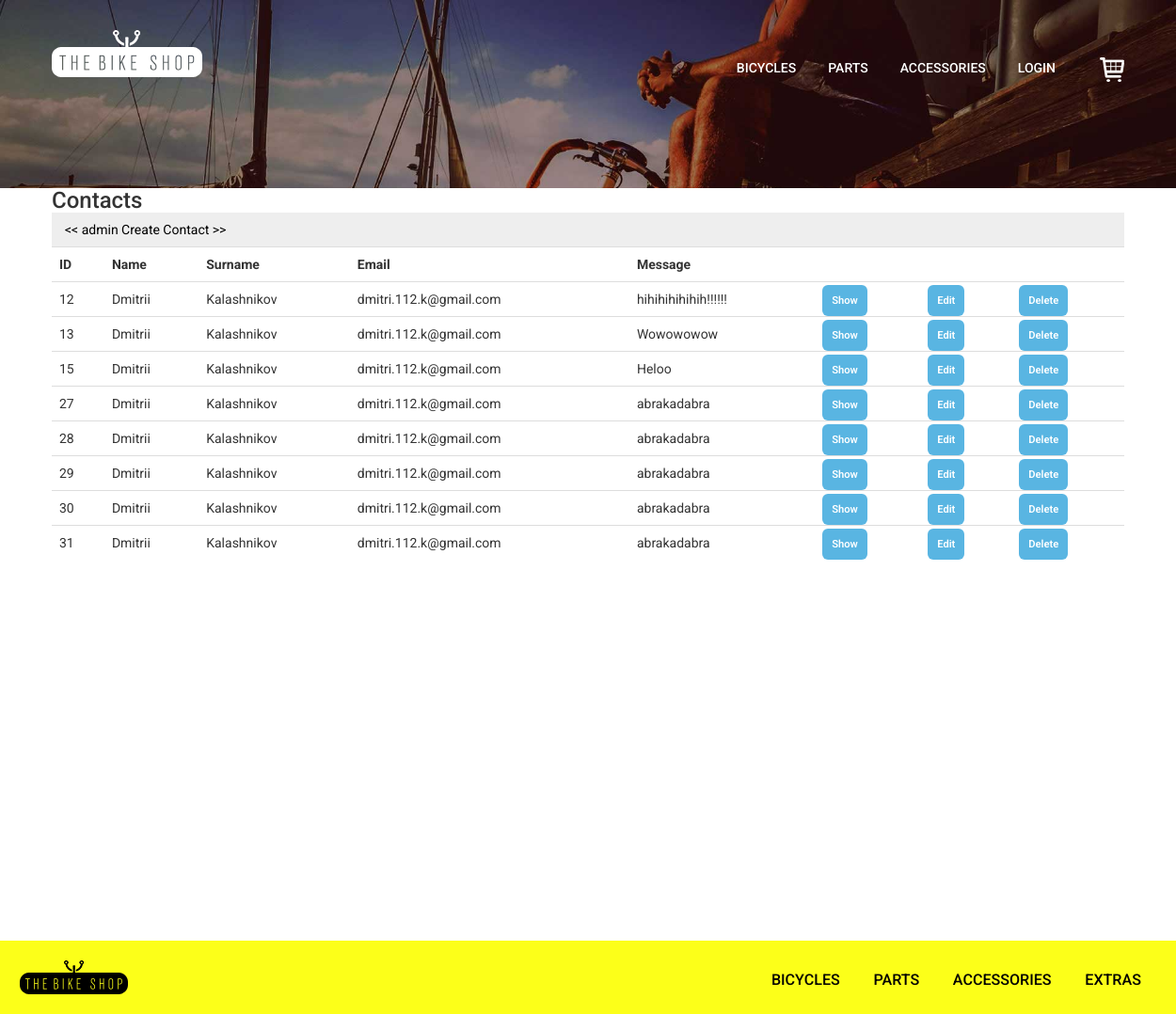
/contacts.php, run on the app's committed database.
### tables this page shows
CREATE TABLE `contact` (
  `id` int(11) NOT NULL,
  `name` varchar(45) DEFAULT NULL,
  `surname` varchar(45) DEFAULT NULL,
  `email` varchar(45) DEFAULT NULL,
  `message` varchar(256) DEFAULT NULL
);

### _inc/classes/Database.php (called while the page is built, shortened)
<?php
class Database{
    private $host = "localhost";
    private $db = "bike_test";
    private $user = "root";
    private $pass = "";
    private $charset = "utf8";
    public $pdo;
    public function __construct() {
        $dsn = "mysql:host={$this->host};dbname={$this->db};charset={$this->charset}";
        try {
            $this->pdo = new PDO($dsn, $this->user, $this->pass);
            $this->pdo->setAttribute(PDO::ATTR_ERRMODE, PDO::ERRMODE_EXCEPTION);
        } catch (PDOException $e) {
            die('Connection failed: ' . $e->getMessage());
        }
    }
    public function __destruct(){
        $this->pdo = null;
    }
    public function getConnection(){
        return $this->pdo;
    }
}

### _inc/classes/Contact.php (called while the page is built, shortened)
<?php
class Contact{
    private $db;
    public function __construct(Database $database){
        $this->db = $database->getConnection();
    }
    public function index(){
        $stmt = $this->db->prepare("SELECT * FROM contact");
        $stmt->execute();
        return $stmt->fetchAll(PDO::FETCH_ASSOC);
    }
}

### contacts.php (the view, shortened to what this page needs)
<?php
$db = new Database();
$contact = new Contact($db);
$contacts = $contact->index();
include("partials/header_others.php");
?>
<div class="page-wrapper">
    <section class="container">
        <h3>Contacts</h3>
        <div class="cart-top">
            <a href="admin.php"><< admin </a>
            <a href="contact-create.php"> Create Contact >></a>
        </div>
        <table class="table">
            <tr>
                <th>ID</th>
                <th>Name</th>
                <th>Surname</th>
                <th>Email</th>
                <th>Message</th>
                <th></th>
                <th></th>
                <th></th>
            </tr>
            <?php foreach ($contacts as $con): ?>
                <tr>
                    <td><?= htmlspecialchars($con['id']) ?></td>
                    <td><?= htmlspecialchars($con['name']) ?></td>
                    <td><?= htmlspecialchars($con['surname']) ?></td>
                    <td><?= htmlspecialchars($con['email']) ?></td>
                    <td><?= htmlspecialchars($con['message']) ?></td>
                    <td><a href="contact-show.php?id=<?= $con['id'] ?>" class="cpns">Show</a></td>
                    <td><a href="contact-edit.php?id=<?= $con['id'] ?>" class="cpns">Edit</a></td>
                    <td><a href="?delete=<?= $con['id'] ?>" class="cpns">Delete</a></td>
                </tr>
            <?php endforeach; ?>
        </table>
    </section>
</div>
<?php
include("partials/footer.php");
?>

### css/style.css (style rules this page uses)
body { margin:0; padding:0; background:#fff; font-family: 'Roboto', sans-serif; }
body a { transition:0.5s all; -webkit-transition:0.5s all; -moz-transition:0.5s all; -o-transition:0.5s all; -ms-transition:0.5s all; }
h1,h2,h3,h4,h5,h6 { margin:0; }
.cart-top { background:#eee; padding:8px 1em; }
.cart-top a { color:#000; font-size:1em; font-weight:400; text-decoration:none; }
a.cpns { background:#59B5E2; color:#fff; border-radius:6px; padding: 10px; font-size: 0.8em; font-weight:600; }
html, body { height: 100%; margin: 0; }
.page-wrapper { min-height: 100%; display: flex; flex-direction: column; }

### data on the page
contact: id "12", name "Dmitrii", surname "Kalashnikov", email "dmitri.112.k@gmail.com", message "hihihihihihih!!!!!!"
contact: id "13", name "Dmitrii", surname "Kalashnikov", email "dmitri.112.k@gmail.com", message "Wowowowow"
contact: id "15", name "Dmitrii", surname "Kalashnikov", email "dmitri.112.k@gmail.com", message "Heloo"
contact: id "27", name "Dmitrii", surname "Kalashnikov", email "dmitri.112.k@gmail.com", message "abrakadabra"
contact: id "28", name "Dmitrii", surname "Kalashnikov", email "dmitri.112.k@gmail.com", message "abrakadabra"
contact: id "29", name "Dmitrii", surname "Kalashnikov", email "dmitri.112.k@gmail.com", message "abrakadabra"
contact: id "30", name "Dmitrii", surname "Kalashnikov", email "dmitri.112.k@gmail.com", message "abrakadabra"
contact: id "31", name "Dmitrii", surname "Kalashnikov", email "dmitri.112.k@gmail.com", message "abrakadabra"
